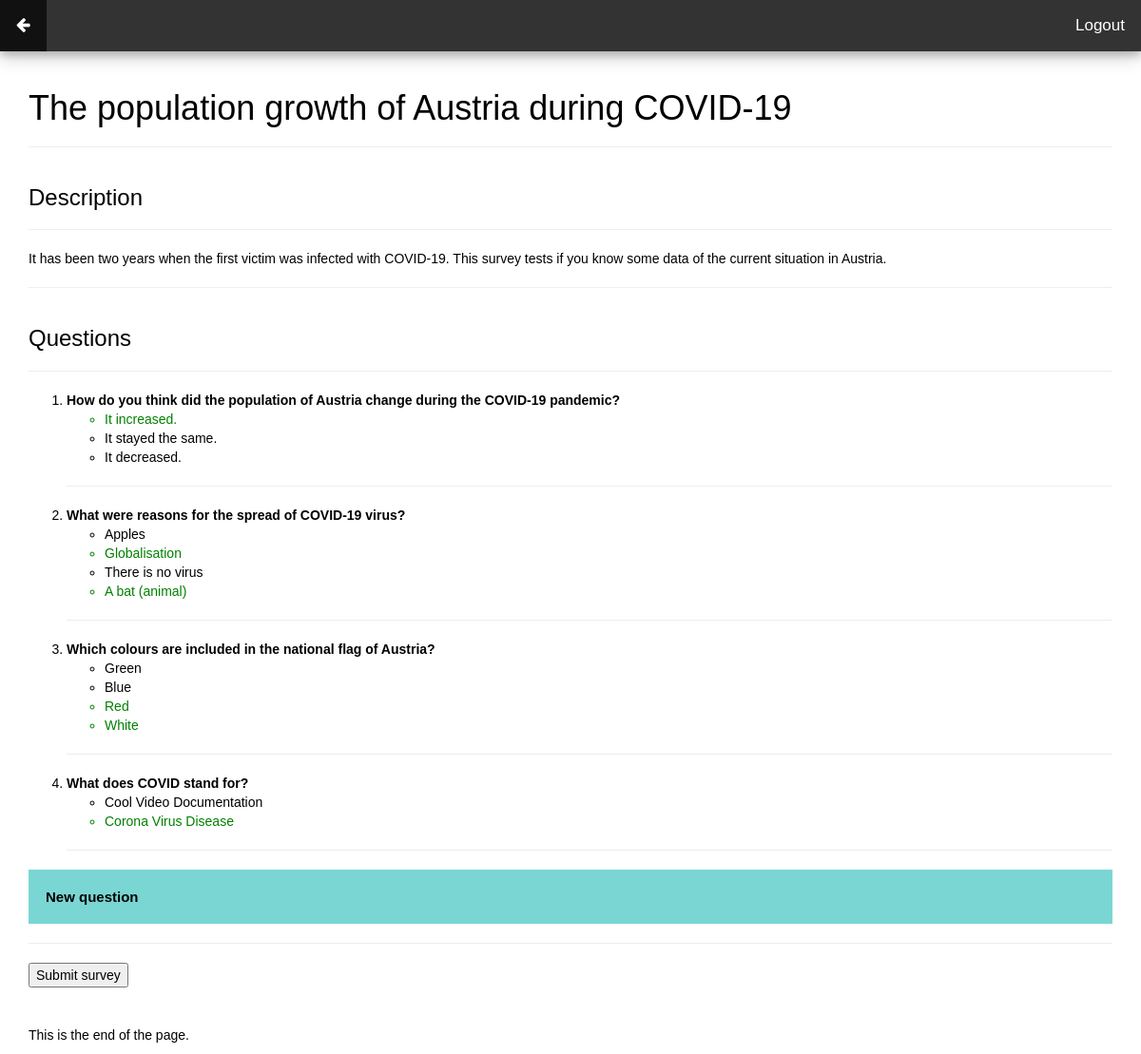
The app's page /editSurvey/6 (signed in) with its own data.
### quizApp.py (models this page shows)
class Survey(db.Model):
	__tablename__ = 'surveys'
	id = db.Column(db.Integer, primary_key=True)
	title = db.Column(db.String(32))
	body = db.Column(db.String(1000))
	admin_id = db.Column(db.Integer)
	start_time = db.Column(db.DateTime)
	status = db.Column(db.Boolean)
	end_time = db.Column(db.DateTime)

class Question(db.Model):
	__tablename__ = 'questions'
	id = db.Column(db.Integer, primary_key=True)
	body = db.Column(db.String(100))
	survey_id = db.Column(db.Integer, db.ForeignKey('surveys.id'))

class Answer(db.Model):
	__tablename__ = 'answers'
	id = db.Column(db.Integer, primary_key=True)
	body = db.Column(db.String(50))
	question_id = db.Column(db.Integer, db.ForeignKey('questions.id'))
	survey_id = db.Column(db.Integer, db.ForeignKey('surveys.id'))
	is_correct = db.Column(db.Boolean())

### quizApp.py (the view)
@app.route('/editSurvey/<survey_id>', methods=['GET', 'POST'])
@login_required
def editSurvey(survey_id):
	survey = Survey.query.get(survey_id)
	questions = Question.query.filter_by(survey_id=survey.id)
	answers = Answer.query.filter_by(survey_id=survey.id)
	return render_template('editSurvey.html', survey=survey, questions=questions, answers=answers)

### quizApp.py (called while the page is built)
@login_manager.user_loader
def load_user(user_id):
	return User.query.get(int(user_id))

### templates/editSurvey.html (shortened to what this page needs)
{% extends "bootstrap/base.html" %}
{% block styles %}
{{super()}}
<link href="{{ url_for('static', filename='css/main.css') }}" rel="stylesheet">
<link href="{{ url_for('static', filename='css/topnav.css') }}" rel="stylesheet">
<link rel="stylesheet" href="https://cdnjs.cloudflare.com/ajax/libs/font-awesome/4.7.0/css/font-awesome.min.css">
<link href="https://cdn.rawgit.com/harvesthq/chosen/gh-pages/chosen.min.css" rel="stylesheet"/>
{% endblock %}
{% block content %}
<div class="topnav">
  <a href="{{ url_for('dashboard') }}">
    <i class="fa fa-arrow-left"></i>
  </a>
  <a href="{{ url_for('logout') }}" style="float:right">Logout</a>
</div>
<div class="container">
  <div>
    <h1>{{ survey.title }}</h1>
    <hr>
    <h3>Description</h3>
    <hr>
    <p>{{ survey.body }}</p>
    <hr>
  </div>
  <div>
    <h3>Questions</h3>
    <hr>
    <ol>
      {% for q in questions %}
      <li>
        <b>{{ q.body }}</b>
        <ul>
          {% for a in answers %}
            {% if q.id == a.question_id %}
              {% if a.is_correct %}
              <li style="color: green;">{{ a.body }}</li>
              {% else %}
              <li>{{ a.body }}</li>
              {% endif %}
            {% endif %}
          {% endfor %}
        </ul>
      </li>
      <hr>
      {% endfor %}
    </ol>
  </div>
  <button type="button" class="collapsible"><b>New question</b></button>
  <div>
    <hr>
    <form action="{{ url_for('survey', survey_id=survey.id) }}">
      <button type="submit">Submit survey</button>
    </form>
  </div>
  <div class="grid-container-footer">
    <br><br>
    <p>This is the end of the page.</p>
  </div>
</div>
{% endblock %}

### static/css/main.css (style rules this page uses)
body { background-color: #FFFFFF; font-family: 'Verdana', 'Trebuchet MS', sans-serif; text-decodration: none; color: #000000; margin: 0; }
h1 { padding-top: 20px; }
h3 { padding-top: 20px; }
.collapsible { background-color: #7ad6d3; color: #000000; cursor: pointer; padding: 18px; width: 100%; border: none; text-align: left; outline: none; font-size: 15px; }
.grid-container-footer { grid-area: footer; }

### static/css/topnav.css (style rules this page uses)
.topnav { font-family: inherit; grid-area: menu; background-color: #333; overflow: hidden; box-shadow: 0 4px 8px 0 rgba(0, 0, 0, 0.2), 0 6px 20px 0 rgba(0, 0, 0, 0.19); }
.topnav a { float: left; display: block; color: #FFF; background-color: #333; text-align: center; padding: 15px 17px; text-decoration: none; font-size: 17px; }

### records on screen
Survey: title "The population growth of Austria during COVID-19", body "It has been two years when the first victim was infected with COVID-19. This survey tests if you know some data of the current situation in Austria."
Question: body "How do you think did the population of Austria change during the COVID-19 pandemic?"
Answer: body "It increased."
Answer: body "It stayed the same."
Answer: body "It decreased."
Question: body "What were reasons for the spread of COVID-19 virus?"
Answer: body "Apples"
Answer: body "Globalisation"
Answer: body "There is no virus"
Answer: body "A bat (animal)"
Question: body "Which colours are included in the national flag of Austria?"
Answer: body "Green"
Answer: body "Blue"
Answer: body "Red"
Answer: body "White"
Question: body "What does COVID stand for?"
Answer: body "Cool Video Documentation"
Answer: body "Corona Virus Disease"
